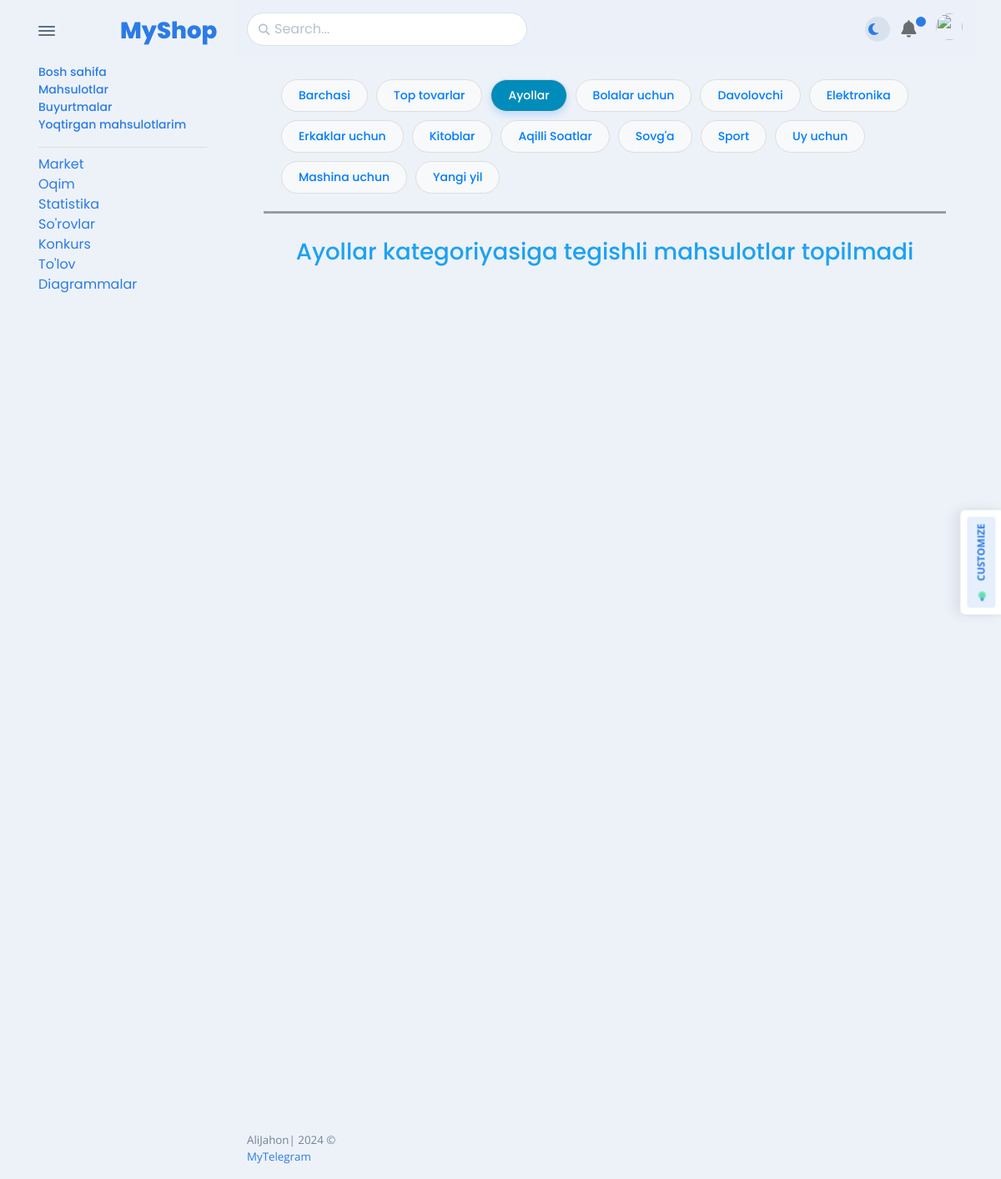
Page /category/ayollar on the committed database.
### apps/models.py (models this page shows, shortened)
class Category(Model):
    image = ImageField(upload_to='categories/')
    name = CharField(max_length=50)
    slug = SlugField(unique=True)

### apps/views.py (the view)
# urls.py: path('category/<slug:slug>', views.CategoryProduct.as_view(), name='category_product'),
class CategoryProduct(ListView):
    model = Product
    context_object_name = 'products'
    template_name = 'apps/product/mahsulotlar.html'
    def get_queryset(self):
        if self.kwargs['slug'] != 'barchasi' and self.kwargs['slug'] != 'top_tovarlar':
            return Product.objects.filter(category__slug=self.kwargs['slug'],reserve__gt=0)
        if self.kwargs['slug'] == 'top_tovarlar':
            return Product.objects.annotate(
                total_quantity=Sum('orders__quantity')
            ).order_by('-total_quantity')[:2]
        return Product.objects.filter(reserve__gt=0)
    def get_context_data(self, *, object_list=None, **kwargs):
        context = super().get_context_data(**kwargs)
        context['categorys'] = Category.objects.all()
        if self.kwargs['slug'] != 'barchasi':
            context['current_category'] = self.kwargs.get('slug')
        elif self.kwargs['slug'] == 'top_tovarlar':
            context['current_category'] = 'top_tovarlar'
        else:
            context['current_category'] = 'barchasi'
        context['wishlist_count'] = Wishlist.objects.filter(user_id=self.request.user.id).count()
        return context

### templates/apps/product/mahsulotlar.html (shortened to what this page needs)
{% extends 'apps/base_include/base.html' %}
{% load humanize %}
{% block main %}
    <div class="card-body">
        <div class="container border-bottom-4">
            <div class="header_tab_menu">
                <div class="header_menu" style="overflow: auto; display: flex; flex-wrap: wrap;">
                    <a href="{% url 'category_product' slug='barchasi' %}"
                       class="btn btn-default {% if current_category == 'barchasi' %}active{% endif %}">
                        Barchasi
                    </a>
                <a href="{% url 'category_product' 'top_tovarlar' %}"
                   class="btn btn-default {% if current_category == 'top_tovarlar' %}active{% endif %}">
                        Top tovarlar
                    </a>
                    {% for category in categorys %}
                        <a href="{% url 'category_product' slug=category.slug %}"
                           class="btn btn-default {% if current_category == category.slug %}active{% endif %}">
                            {{ category.name }}
                        </a>
                    {% endfor %}
                </div>
            </div>
        </div>
        <hr class="mb-4 navbar-vertical-divider"
            style="height: 3px; background-color: #959ea9; border: none;">
        {% if products %}
            <div class="container" id="productsList">
                <div class="content_grid">
                    <div class="row">
                        {% for product in products %}
                            <div class="col-12 col-md-6 col-lg-4 mb-3">
                                <div class="border rounded-1 d-flex flex-column justify-content-between pb-3">
                                    <div class="overflow-hidden">
                                        <div class="position-relative rounded-top overflow-hidden">
                                            <a class="d-block" href="{% url 'product_detail' slug=product.slug %}">
                                                <img class="img-fluid rounded-top" src="{{ product.image.url }}" alt="">
                                            </a>
                                        </div>
                                        <div class="p-2">
                                            <h5 class="fs-0">
                                                <a class="text-dark" href="{% url 'product_detail' product.slug %}">
                                                    {{ product.name }}
                                                </a>
                                            </h5>
                                            <p class="fs-0">Zaxirada: {{ product.reserve }}</p>
                                            <p class="fs--1 mb-2">
                                                <a class="text-500" href="{% url 'category_product' slug=product.category.slug %}">
                                                    {{ product.category.name }}
                                                </a>
                                            </p>
                                            <h5 class="fs-md-2 text-warning mb-0 d-flex align-items-center mb-2">
                                                {{ product.price|floatformat:0|intcomma }} so'm
                                                {% if product.discount >= 1 %}
                                                    <del class="ms-2 fs--1 text-500">
                                                        {{ product.price|floatformat:0|intcomma }}
                                                    </del>
                                                {% endif %}
                                            </h5>
                                        </div>
                                    </div>
                                    <div class="d-flex flex-between-center px-3">
                                        <div>
                                            <a class="btn btn-sm btn-falcon-default" style="width: 130px;"
                                               {% if request.user.is_authenticated %}
                                                href="{% url 'add_to_wishlist' slug=product.slug %}"
                                               {% else %}
                                               href="{% url 'auth'%}"
                                               {% endif %}
                                                data-bs-toggle="tooltip" data-bs-placement="top" title="Add to Cart">
                                                <svg class="svg-inline--fa fa-cart-plus fa-w-18" aria-hidden="true"
                                                     focusable="false" data-prefix="fas" data-icon="cart-plus" role="img"
                                                     xmlns="http://www.w3.org/2000/svg" viewBox="0 0 576 512">
                                                    <path fill="currentColor"
                                                          d="M504.717 320H211.572l6.545 32h268.418c15.401 0 26.816 14.301 23.403 29.319l-5.517 24.276C523.112 414.668 536 433.828 536 456c0 31.202-25.519 56.444-56.824 55.994-29.823-.429-54.35-24.631-55.155-54.447-.44-16.287 6.085-31.049 16.803-41.548H231.176C241.553 426.165 248 440.326 248 456c0 31.813-26.528 57.431-58.67 55.938-28.54-1.325-51.751-24.385-53.251-52.917-1.158-22.034 10.436-41.455 28.051-51.586L93.883 64H24C10.745 64 0 53.255 0 40V24C0 10.745 10.745 0 24 0h102.529c11.401 0 21.228 8.021 23.513 19.19L159.208 64H551.99c15.401 0 26.816 14.301 23.403 29.319l-47.273 208C525.637 312.246 515.923 320 504.717 320zM408 168h-48v-40c0-8.837-7.163-16-16-16h-16c-8.837 0-16 7.163-16 16v40h-48c-8.837 0-16 7.163-16 16v16c0 8.837 7.163 16 16 16h48v40c0 8.837 7.163 16 16 16h16c8.837 0 16-7.163 16-16v-40h48c8.837 0 16-7.163 16-16v-16c0-8.837-7.163-16-16-16z"></path>
                                                </svg>
                                            </a>
                                        </div>
                                    </div>
                                </div>
                            </div>
                        {% endfor %}
                    </div>
                </div>
            </div>
        {% else %}
            <h3 style="color: #1da1f2; text-align: center">{{ current_category|title }} kategoriyasiga tegishli mahsulotlar topilmadi</h3>
        {% endif %}
    </div>
{% endblock %}

### templates/apps/base_include/base.html (style rules this page uses)
a { display: flex; align-items: center; text-decoration: none; }

### rows in the picture
Category: name "Ayollar"
Category: name "Bolalar uchun"
Category: name "Davolovchi"
Category: name "Elektronika"
Category: name "Erkaklar uchun"
Category: name "Kitoblar"
Category: name "Aqilli Soatlar"
Category: name "Sovg'a"
Category: name "Sport"
Category: name "Uy uchun"
Category: name "Mashina uchun"
Category: name "Yangi yil"

### other values in the picture
{{ current_category|title }} "Ayollar"
